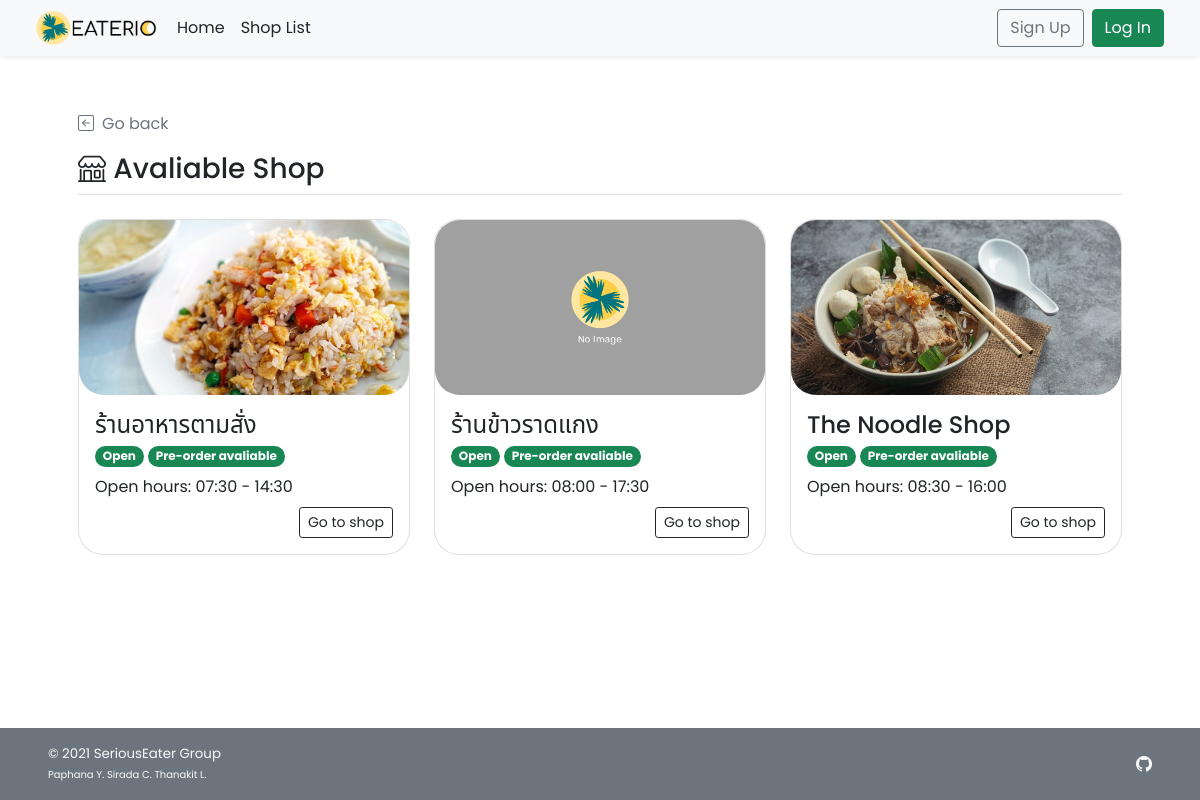
The app's page /shop_list.php with its own data.
### tables this page shows
CREATE TABLE `shop` (
  `s_id` int(11) NOT NULL,
  `s_username` varchar(45) NOT NULL,
  `s_pwd` varchar(45) NOT NULL,
  `s_name` varchar(100) NOT NULL,
  `s_location` varchar(100) NOT NULL,
  `s_openhour` time NOT NULL,
  `s_closehour` time NOT NULL,
  `s_status` tinyint(4) NOT NULL DEFAULT 1 COMMENT 'Shop ready for taking an order or not (True for open, False for close)',
  `s_preorderStatus` tinyint(4) NOT NULL DEFAULT 1 COMMENT 'Shop is ready for tomorrow pre-order or not',
  `s_email` varchar(100) NOT NULL,
  `s_phoneno` varchar(45) NOT NULL,
  `s_pic` text DEFAULT NULL
);

### shop_list.php (the view, shortened to what this page needs)
<!DOCTYPE html>
<html lang="en">
<head>
    <?php session_start(); include("conn_db.php"); include('head.php');?>
    <link href="css/main.css" rel="stylesheet">
</head>
<body class="d-flex flex-column h-100">
    <?php include('nav_header.php')?>
    <div class="container p-5" id="recommended-shop">
        <a class="nav nav-item text-decoration-none text-muted mb-3" href="#" onclick="history.back();">
            <i class="bi bi-arrow-left-square me-2"></i>Go back
        </a>
        <h3 class="border-bottom pb-2"><i class="bi bi-shop align-top"></i> Avaliable Shop</h3>
        <div class="row row-cols-1 row-cols-lg-3 align-items-stretch g-4 py-3">
        <?php
            $query = "SELECT s_id,s_name,s_openhour,s_closehour,s_status,s_preorderstatus,s_pic FROM shop
            WHERE (s_preorderstatus = 1) OR (s_preorderstatus = 0 AND (CURTIME() BETWEEN s_openhour AND s_closehour));";
            $result = $mysqli -> query($query);
            if($result -> num_rows > 0){
            while($row = $result -> fetch_array()){
        ?>
            <div class="col">
                <a href="<?php echo "shop_menu.php?s_id=".$row["s_id"]?>" class="text-decoration-none text-dark">
                    <div class="card rounded-25">
                        <img
                        <?php
                            if(is_null($row["s_pic"])){echo "src='img/default.png'";}
                            else{echo "src=\"img/{$row['s_pic']}\"";}
                        ?>
                        style="width:100%; height:175px; object-fit:cover;"
                        class="card-img-top rounded-25 img-fluid" alt="...">
                        <div class="card-body">
                            <h4 name="shop-name" class="card-title"><?php echo $row["s_name"]?></h4>
                            <p class="card-subtitle">
                                <?php
                                    $now = date('H:i:s');
                                    if((($now < $row["s_openhour"])||($now > $row["s_closehour"]))||($row["s_status"]==0)){
                                ?>
                                <span class="badge rounded-pill bg-danger">Closed</span>
                                <?php }else{ ?>
                                <span class="badge rounded-pill bg-success">Open</span>
                                <?php }
                                    if($row["s_preorderstatus"]==1){
                                ?>
                                <span class="badge rounded-pill bg-success">Pre-order avaliable</span>
                                <?php }else{ ?>
                                <span class="badge rounded-pill bg-danger">Pre-order Unavaliable</span>
                                <?php }     ?>
                            </p>
                            <?php
                                $open = explode(":",$row["s_openhour"]);
                                $close = explode(":",$row["s_closehour"]);
                            ?>
                            <p class="card-text my-2">Open hours: <?php echo $open[0].":".$open[1]." - ".$close[0].":".$close[1]?></p>
                            <div class="text-end">
                                <a href="<?php echo "shop_menu.php?s_id=".$row["s_id"]?>" class="btn btn-sm btn-outline-dark">Go to shop</a>
                            </div>
                        </div>
                    </div>
                </a>
            </div>
        <?php }
        }
        ?>
        </div>
    </div>
    <footer
        class="footer d-flex flex-wrap justify-content-between align-items-center px-5 py-3 mt-auto bg-secondary text-light">
        <span class="smaller-font">&copy; 2021 SeriousEater Group<br /><span class="xsmall-font">Paphana Y. Sirada C.
                Thanakit L.</span></span>
        <ul class="nav justify-content-end list-unstyled d-flex">
            <li class="ms-3"><a class="text-light" target="_blank" href="https://github.com/waterthatfrozen/EATERIO"><i
                        class="bi bi-github"></i></a></li>
        </ul>
    </footer>
</body>
</html>

### css/main.css (style rules this page uses)
html { height: 100%; }
body { height: 100%; padding-top: 4rem; margin-bottom: -50px; font-family: 'Poppins', 'Noto Sans Thai', sans-serif; }
a { cursor: pointer; }
.bi { vertical-align: -.125em; fill: currentColor; }
.smaller-font { font-size: smaller; }
.xsmall-font { font-size: x-small; }
.rounded-25 { border-radius: 25px; }

### shop_list.php (style rules this page uses)
html { height: 100%; }

### records on screen
shop: s_pic (picture), s_name "ร้านอาหารตามสั่ง", s_status "Open", s_preorderStatus "Pre-order avaliable", s_openhour "07", s_openhour "30", s_closehour "14", s_closehour "30"
shop: s_name "ร้านข้าวราดแกง", s_status "Open", s_preorderStatus "Pre-order avaliable", s_openhour "08", s_openhour "00", s_closehour "17", s_closehour "30"
shop: s_pic (picture), s_name "The Noodle Shop", s_status "Open", s_preorderStatus "Pre-order avaliable", s_openhour "08", s_openhour "30", s_closehour "16", s_closehour "00"
